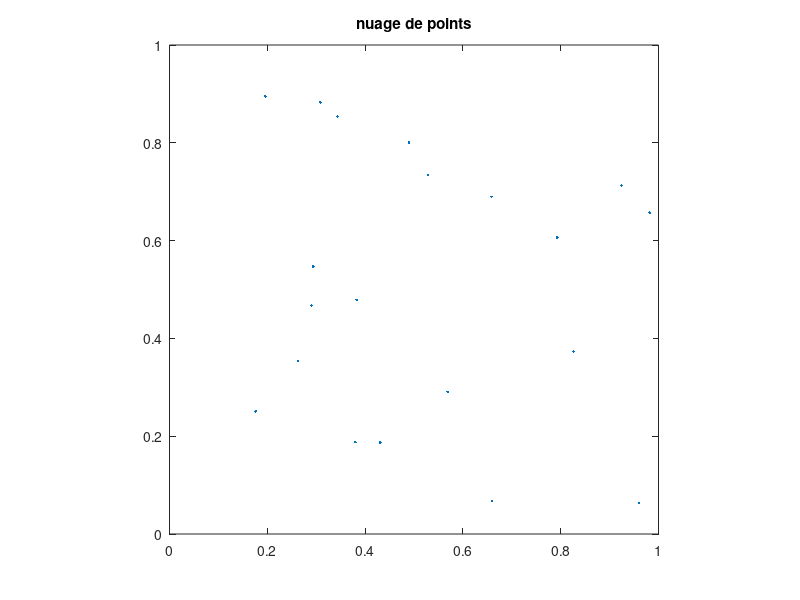

Write the MATLAB code that produced this figure. (Note: this script raises an error after producing the figure.)
%% Le plus petit cercle englobant (algorithme naive)
% SABIR ILYASS
close all; clearvars;

%% construire le nuage de points dans le carré [0,1]²
n = 20;
points = rand(2,n);

%% affichage de nuage de points
figure;
plot(points(1,:), points(2,:), '.');
axis square; axis equal;
title("nuage de points");
axis([0 1 0 1]); hold on;

%% l'algo naive: (pour n>=4)
isInCercle = false;
i = 1; j = 1; k = 1;
isDifferentPoints = false;
RAYON = Inf; CENTRE_X = 0; CENTRE_Y = 0;

while (i + j + k <= 3 * n - 1)

    % tester ces 3 points differents
    if (i ~= j || i ~= k)
        isDifferentPoints = true;
    else
        isDifferentPoints = false;
    end
    
    if (isDifferentPoints == true)
        [milieux, milieuy, rayon] = Disque(points(1,i), points(2,i), points(1,j), points(2,j), points(1,k), points(2,k));
        count = 3;
        for l = 1:n
            if (l ~= i && l ~= j && l ~= k)
                distance = sqrt((points(1,l) - milieux)^2 + (points(2,l) - milieuy)^2);
                if (rayon < RAYON && distance <= rayon)
                    count = count + 1;
                end
            end            
        end
        if (count == n)
            CENTRE_X = milieux; CENTRE_Y = milieuy; RAYON = rayon;
        end
    end
    if (k < n)
        k = k + 1;
    elseif (k == n && j < n)
        j = j + 1;
        k = 1;
    elseif (j == n && i < n)
        i = i + 1;
        j = 1;
    end
end

% [milieux, milieuy, rayon] = Disque(points(1,i), points(2,i), points(1,j), points(2,j), points(1,k), points(2,k));
centre = [CENTRE_X CENTRE_Y];
pos = [centre - RAYON 2 * RAYON 2 * RAYON];
rectangle('Position',pos,'Curvature',[1 1]);
axis equal;
